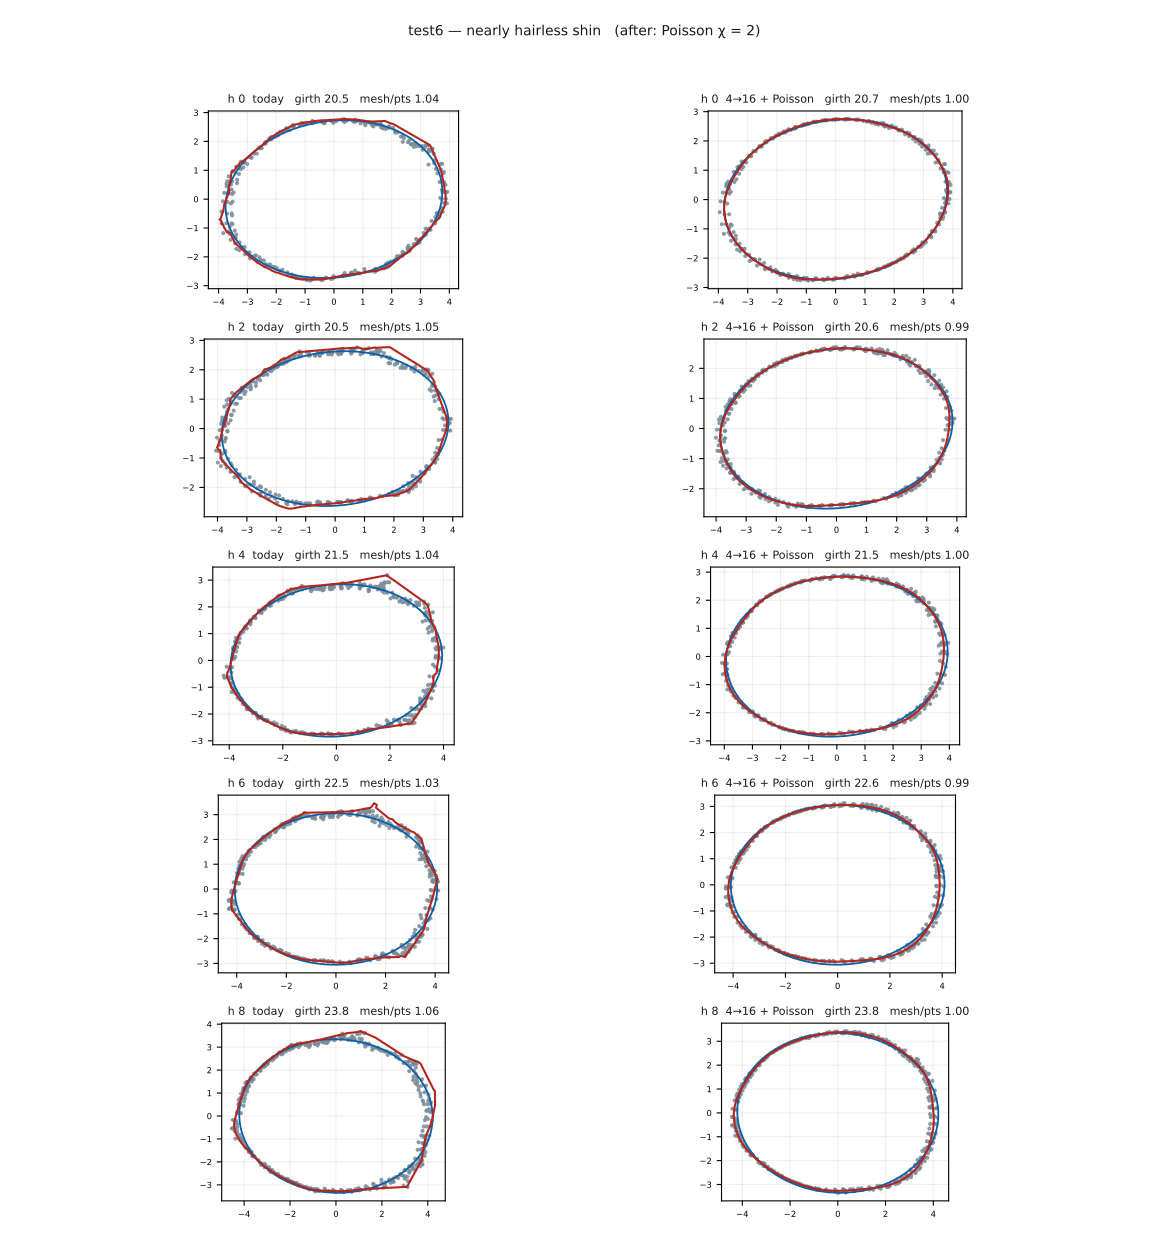

Here is the Python script that generated this plot:
"""Per-slice before/after gallery: today's pipeline against the MLS candidate.

For every 2 cm of height between the bands, two panels side by side:

    left   today   — 4x MLS cloud, and the alpha-wrapped solid's cross-section
    right  after   — 4x then 16x MLS cloud, and the Poisson solid's cross-section

Grey points are the cleaned cloud, blue is the ellipse fitted through them,
red is the mesh section. Each title carries the girth and the ratio of mesh
section area to ellipse area, so the wrap's excess is read off directly.

The "after" cloud and mesh are rebuilt here with the same functions the sweep
used; the "before" ones are what the run wrote to disk.

    python docs/experiments/2026-09_test_captures/ring_gallery_before_after.py
"""
import json
import math
import pathlib
import sys

import matplotlib
matplotlib.use("Agg")

import matplotlib.pyplot as plt
import numpy as np
import open3d as o3d
import trimesh
from matplotlib.backends.backend_pdf import PdfPages

HERE = pathlib.Path(__file__).resolve().parent
PROJECT_ROOT = str(HERE.parents[2])
sys.path.insert(0, PROJECT_ROOT)
sys.path.insert(0, str(HERE))

from pipeline.core.crosssection import plane_basis  # noqa: E402
from mls_radius_sweep import clean_with_radius, load_capture, poisson_solid  # noqa: E402
from ring_gallery import fit_ring, mesh_section, polygon_area, slice_points  # noqa: E402

CANDIDATE_PASSES = (4.0, 16.0)
STEP_CM = 2.0
PANELS_PER_PAGE = 5
OUTPUT = HERE / "ring_gallery_before_after.pdf"

GREY, BLUE, RED, INK, MUTED = "#7a8b99", "#0b5fa5", "#b3261e", "#1a1a1a", "#5a5a5a"

TRUTH = {
    "output_test6": {"span_cm3": 1398.6, "label": "test6 — nearly hairless shin"},
    "output_fanta_orange": {"span_cm3": None, "label": "fanta_orange — rigid can, girth 18.5"},
}


def before_state(run_name):
    """Today's cleaned cloud and watertight solid, straight from the run."""
    debug = f"{PROJECT_ROOT}/{run_name}/for_debug"
    cloud = np.asarray(o3d.io.read_point_cloud(
        f"{debug}/03_clean/objects/leg.ply").points)
    solid = trimesh.load(f"{debug}/05_watertight/mesh/leg_no_cut.ply", process=False)
    return cloud, solid


def after_state(run_name):
    """The candidate: 4x then 16x MLS, wrapped by Poisson. Returns (cloud, solid, chi)."""
    cluster, voxel_size, normal_scale, rotation, _, _, _ = load_capture(run_name)
    cleaned = clean_with_radius(cluster, voxel_size, normal_scale, CANDIDATE_PASSES)
    levelled = cleaned @ rotation.T
    solid, euler = poisson_solid(levelled)
    return levelled, solid, euler


def height_range(run_name, planes, cloud, scale_cm):
    """Heights to draw: between the bands, or the whole object for the can."""
    if len(planes) >= 2:
        lower_z = planes[0]["centroid"][2]
        top_cm = (planes[-1]["centroid"][2] - lower_z) * scale_cm
        return lower_z, np.arange(0.0, top_cm + 0.01, STEP_CM)
    lower_z = cloud[:, 2].min()
    top_cm = (cloud[:, 2].max() - lower_z) * scale_cm
    return lower_z, np.arange(1.0, top_cm - 0.5, STEP_CM)


def draw_panel(axes, cloud, solid, height, scale_cm, heading):
    """One cross-section: points, ellipse, mesh outline. Returns (girth, ratio)."""
    axes.set_aspect("equal")
    axes.grid(alpha=0.2)
    axes.tick_params(labelsize=6)

    in_plane = slice_points(cloud, height, scale_cm)
    if len(in_plane) < 12:
        axes.set_title(f"{heading}: {len(in_plane)} pts", fontsize=8)
        return float("nan"), float("nan")

    centre, axis_a, axis_b, angle, girth = fit_ring(in_plane)
    centred = in_plane - centre
    axes.scatter(centred[:, 0], centred[:, 1], s=4, color=GREY, alpha=0.8)

    theta = np.linspace(0, 2 * math.pi, 200)
    ellipse_x, ellipse_y = axis_a * np.cos(theta), axis_b * np.sin(theta)
    axes.plot(ellipse_x * math.cos(angle) - ellipse_y * math.sin(angle),
              ellipse_x * math.sin(angle) + ellipse_y * math.cos(angle),
              color=BLUE, linewidth=1.3)

    ellipse_area = math.pi * axis_a * axis_b
    mesh_area = 0.0
    if solid is not None:
        for loop in mesh_section(solid, height, scale_cm, np.zeros(2)):
            loop = loop - centre
            closed = np.vstack([loop, loop[:1]])
            axes.plot(closed[:, 0], closed[:, 1], color=RED, linewidth=1.5)
            mesh_area += polygon_area(loop)
    ratio = mesh_area / ellipse_area if ellipse_area and mesh_area else float("nan")

    colour = RED if ratio > 1.10 else INK
    axes.set_title(f"{heading}   girth {girth:.1f}   mesh/pts {ratio:.2f}",
                   fontsize=8, color=colour)
    return girth, ratio


def cover_page(pdf, summaries):
    """A first page stating what the two columns are and the totals."""
    figure = plt.figure(figsize=(11.69, 8.27))
    figure.text(0.06, 0.92, "Per-slice before / after — the MLS candidate",
                fontsize=17, weight="bold", color=INK)
    figure.text(0.06, 0.86,
                "left column   today: 4× MLS, then the alpha-shape fallback (Poisson tunnelled)\n"
                "right column  candidate: 4× then 16× MLS, then Poisson (closes, χ = 2)\n\n"
                "grey = cleaned points   blue = ellipse through them   red = the solid's section\n"
                "mesh/pts = section area over ellipse area; above 1.10 is titled in red",
                fontsize=10, color=INK, va="top", linespacing=1.6)
    y_position = 0.60
    for line in summaries:
        figure.text(0.06, y_position, line, fontsize=9.5, family="monospace", color=INK)
        y_position -= 0.03
    figure.text(0.06, 0.06, "docs/experiments/2026-09_test_captures/ring_gallery_before_after.py",
                fontsize=7, color=MUTED)
    pdf.savefig(figure)
    plt.close(figure)


def gallery_pages(pdf, run_name):
    """Draw every slice of one object across as many pages as needed."""
    _, _, _, _, scale_cm, cube_volume_units, planes = load_capture(run_name)
    before_cloud, before_solid = before_state(run_name)
    after_cloud, after_solid, euler = after_state(run_name)
    lower_z, heights_cm = height_range(run_name, planes, before_cloud, scale_cm)

    rows = []
    for page_start in range(0, len(heights_cm), PANELS_PER_PAGE):
        page_heights = heights_cm[page_start:page_start + PANELS_PER_PAGE]
        figure, axes_grid = plt.subplots(len(page_heights), 2,
                                         figsize=(11.69, 2.35 * len(page_heights) + 0.6))
        axes_grid = np.atleast_2d(axes_grid)
        for row_index, height_cm in enumerate(page_heights):
            height = lower_z + height_cm / scale_cm
            before = draw_panel(axes_grid[row_index, 0], before_cloud, before_solid,
                                height, scale_cm, f"h {height_cm:.0f}  today")
            after = draw_panel(axes_grid[row_index, 1], after_cloud, after_solid,
                               height, scale_cm, f"h {height_cm:.0f}  4→16 + Poisson")
            rows.append((height_cm, *before, *after))
        figure.suptitle(f"{TRUTH[run_name]['label']}   (after: Poisson χ = {euler})",
                        fontsize=10, color=INK)
        figure.tight_layout(rect=[0, 0, 1, 0.96])
        pdf.savefig(figure)
        plt.close(figure)

    before_ratio = np.nanmean([row[2] for row in rows])
    after_ratio = np.nanmean([row[4] for row in rows])
    summary = (f"{run_name:22s}  mesh/pts  today {before_ratio:.3f}  ->  "
               f"candidate {after_ratio:.3f}    (Poisson χ after = {euler})")
    print(summary)
    print(f'{"h":>4s} {"girth before":>13s} {"ratio":>6s} {"girth after":>12s} {"ratio":>6s}')
    for height_cm, girth_b, ratio_b, girth_a, ratio_a in rows:
        print(f"{height_cm:4.0f} {girth_b:13.2f} {ratio_b:6.2f} {girth_a:12.2f} {ratio_a:6.2f}")
    return summary


def main():
    """Build the PDF: cover with totals, then the galleries."""
    summaries = []
    with PdfPages(OUTPUT) as pdf:
        # The cover needs the totals, so the galleries are rendered to a
        # scratch PDF first and the cover page written last... except PdfPages
        # appends in order. Simplest honest approach: compute galleries into
        # this PDF and put the totals on the final page instead.
        for run_name in TRUTH:
            summaries.append(gallery_pages(pdf, run_name))
        cover_page(pdf, summaries)
    print(OUTPUT)


if __name__ == "__main__":
    main()
